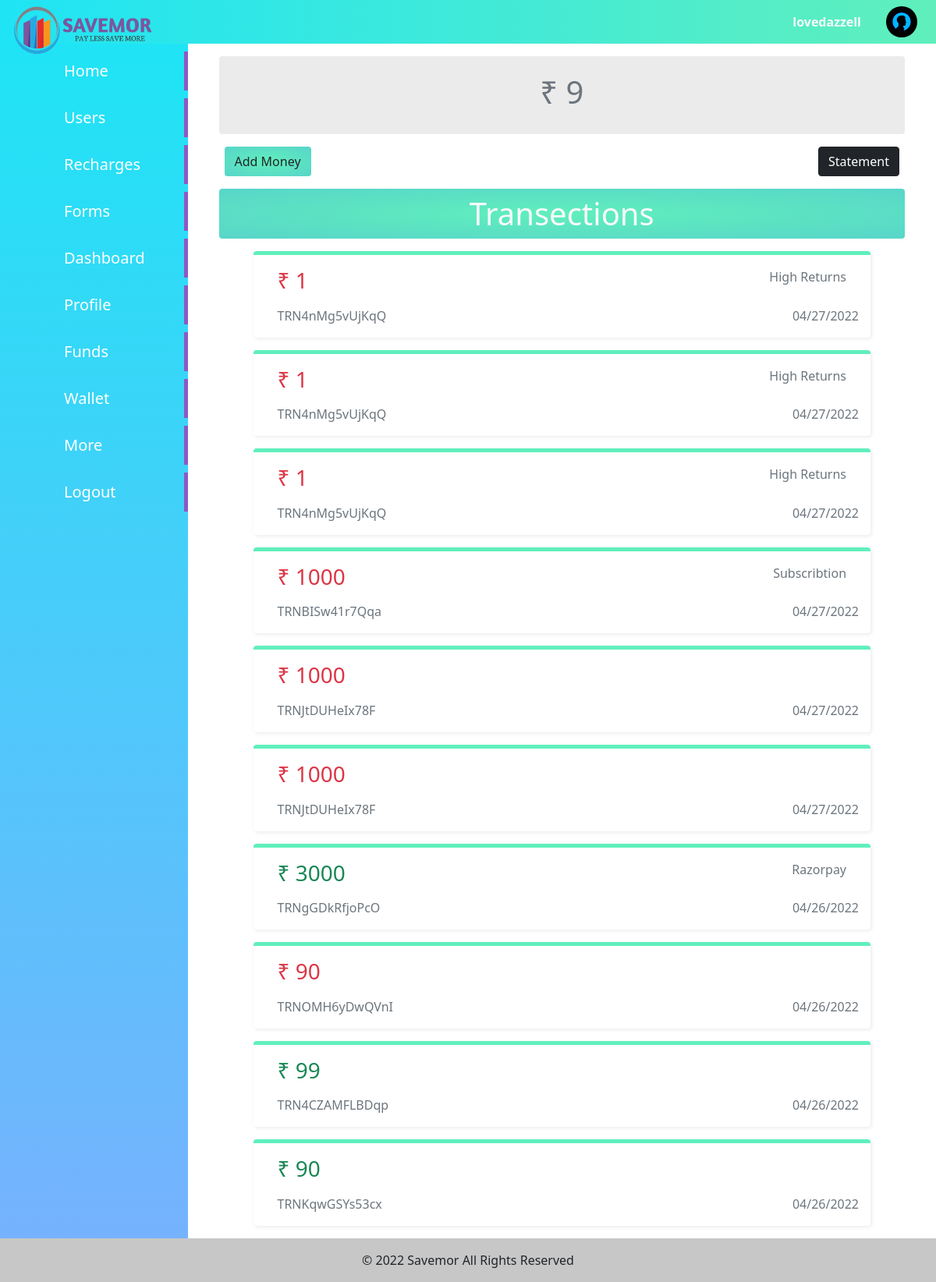
The app's page /core/wallet/ (signed in) with its own data.
### authentication/models.py (models this page shows)
class User(AbstractUser):
    username = models.CharField(max_length=50,blank = True, null = True)
    mobile = models.IntegerField(null=True,blank=True)
    status = models.CharField(max_length=100,default='I love Investments')
    profile_pic = models.ImageField(default='profile/profile.png',upload_to = 'profile')
    email = models.EmailField(unique=True)
    wallet = models.FloatField(default=0)
    kyc_status = models.BooleanField(default=False)
    kyc_pending = models.BooleanField(default=False)
    terms = models.BooleanField(default=False)
    distibutor_status = models.BooleanField(default=False)
    pin = models.IntegerField(null=True, blank= True)
    certificate_status = models.CharField(max_length=80,default='Regular')
    withdraw_amount = models.IntegerField(null=True)
    withdraw_status = models.BooleanField(default=False)
    Premium_user = models.BooleanField(default=False)
    premium_Created = models.DateField(null = True)
    refer_by = models.CharField(null=True,blank=True,max_length=70)
    USERNAME_FIELD = 'email'
    objects = UserManager()
    REQUIRED_FIELDS = []

### core/models.py (models this page shows)
class Wallet(models.Model):
    user = models.ForeignKey(User,null=True,related_name='user', on_delete=models.CASCADE)
    message = models.CharField(null=True,max_length=300)
    date = models.DateTimeField(auto_now_add = True,null=True)
    amount = models.IntegerField()
    transition_id  = models.CharField(max_length=70,null=True,blank=True)
    order_id  = models.CharField(max_length=70, null=True,blank=True)
    payment_status  = models.BooleanField(default=False)
    payment_get_or_send = models.CharField(null = True,max_length=40)

### core/views.py (the view)
# urls.py: path('wallet/',views.wallet,name = 'wallet'),
def wallet(request):
    print('--------',request.user)
    history = Wallet.objects.filter(user__email = request.user).exclude(payment_status = False).order_by('-date')[:10]
    balance = request.user.wallet
    if request.method == 'POST':
        form = WalletForm(request.POST)
        if form.is_valid():
            uamo = int(form.cleaned_data['amount'] * 100)
            uamount = form.cleaned_data['amount']
            umsg = form.cleaned_data['message']
            client =razorpay.Client(auth=('rzp_test_Vq2wtgCcPJuQaB','S78FPRPrEB8KPHQkHYWqMlEz'))
            payment = client.order.create({'amount':uamo,'currency':'INR','payment_capture':'1'})
            user_amount = Wallet(user = request.user ,message = 'Razorpay'+umsg,amount = uamount,transition_id=payment['id'],
            order_id=tran_id,payment_get_or_send='get',)
            user_amount.save()
            context = {'payment':payment,'form':form,'balance':balance,'history':history}
            return render(request,'core/wallet.html',context)
    else:
        form = WalletForm()
        context = {'form':form,'balance':balance,'history':history}
    return render(request,'core/wallet.html',context)

### core/templates/core/wallet.html (shortened to what this page needs)
{% extends "cust/base.html" %}
{% load static %}
{% block css %}
{{block.super}}
<link rel="stylesheet" href="{% static 'cust/css/wallet.css' %}" />
{% endblock css %}
{% block content %}
<div class=" col-11 my-3 mx-auto  rounded wallet" >
    <h1 class="text-muted text-center">₹ {{balance|floatformat:'-2'}}</h1>
</div>
<div class=" col-11 my-3 mx-auto  flex " >
{% if payment %}
  <button class="btn btn-dark" style="box-shadow: 1px 1px 5px red;"  type="submit" id="rzp-button1">Proceed to pay</button>
{% else %}
    <button type="button" class="btn " style=" background: radial-gradient(#60efbc, #58d5c9);"  data-bs-toggle="modal" data-bs-target="#staticBackdrop">
        Add Money
      </button>
      {% endif %}
    <a  class="btn btn-dark" href="#">Statement</a>
</div>
<div class=" col-11 my-3 mx-auto  rounded text-light " style=" background: radial-gradient(#60efbc, #58d5c9);" >
   <h1  class="text-center py-2" > Transections</h1>
</div>
<div class=" col-11 my-3 mx-auto " >
  {% for field in history  %}
  <div class="tran my-3 rounded">
    <div class="flex ">
      {% if field.payment_get_or_send == 'get' %}
      <h3 class="  my-3 px-4 text-success">₹ {{field.amount}}</h3>
      {% elif field.payment_get_or_send == 'send'  %}
      <h3 class="  my-3 px-4 text-danger">₹ {{field.amount}}</h3>
      {% endif %}
      {% if field.message != None %}
      <p class=" text-muted mx-4 mt-3">{{field.message}}</p>
      {% endif %}
    </div>
    <div class="flex">
        <p class=" text-muted mx-4">{{field.order_id}}</p>
        <p class="text-muted mx-2">{{field.date|date:'SHORT_DATE_FORMAT'}}</p>
    </div>
  </div>
  {% endfor %}
</div>
{% endblock content %}

### cust/templates/cust/base.html (shortened to what this page needs)
<!DOCTYPE html>
{% load static %}
<html lang="en">
  <head>
  {% block css %}
  <link rel="stylesheet" href="{% static 'cust/css/bootstrap.css' %}" />
  <link rel="stylesheet" href="{% static 'cust/css/style.css' %}" />
  {% endblock css %}
  </head>
  <body>
    <header>
      <nav class="top bg-theme">
        <ul class="nav p-2">
          <li class="nav-item  h-100">
            <h4 class="my-auto" >
              <img src="{% static 'cust/images/savemor_logo1.png' %}" class="mx-2 logo-full"  style="width: 180px; position:absolute; " alt="">
            </h4>
          </li>
        </ul>
        <ul class="nav p-2">
          <li class="d-flex align-items-center ">
            <a class="nav-link  text-light  " href="{% url 'editprofile' %}"><b class="text-light" >{{request.user.username}}</b></a>
          </li>
          <li class="d-flex align-items-center ">
            <a href="{% url 'editprofile' %}"><img src="{{request.user.profile_pic.url}}" style="width: 40px;height: 40px; border-radius: 50%;" class="mx-3" alt="" >
            </a>
          </li>
        </ul>
      </nav>
    </header>
    <div class="content">
      <div class="content1 bg-panel">
        <div class="leftbar">
          <ul>
            {% if request.user.is_superuser == True %}
            <li class="">
             <a href="{% url  'admindisplay'%}">Home</a>
           </li>
           <li class="">
             <a href="{% url  'allusers'%}">Users</a>
           </li>
           <li class="">
            <a href="{% url 'recharge_admin'   %}">Recharges</a>
          </li>
           <li class="">
             <a href="{% url  'allforms'%}">Forms</a>
           </li>
            {% endif %}
             <li class="">
               <a href="{% url  'profile'%}">Dashboard</a>
             </li>
             <li><a href="{% url  'editprofile'%}">Profile</a></li>
             <li><a href="{% url  'userfdform'%}">Funds</a></li>
             <li><a href="{% url  'wallet'%}">Wallet</a></li>
             <li><a href="{% url  'setting'%}">More</a></li>
             <li><a href="{% url 'userlogout' %}">Logout</a></li>
        </ul>
        </div>
      </div>
      <div class="content2">
{% block content %}
{% endblock content %}
</div>
</div>
<footer style="background-color: rgb(248, 248, 248);" class=" text-center   text-lg-start">
  <div class="text-center p-3" style="background-color: rgba(0, 0, 0, 0.2);">
    © 2022 Savemor
    <a class="text-dark text-decoration-none " href=""> All Rights Reserved </a>
  </div>
</footer>
  </body>
</html>

### cust/static/cust/css/style.css (style rules this page uses)
* { margin: 0; padding:0; }
.top { display:flex; justify-content :space-between; }
.bg-theme { background:linear-gradient(to right,#1fe4f5,#60efbc) ; }
.bg-panel { background:linear-gradient(to bottom,#1fe4f5,#76b2fe) ; }
.leftbar { height: auto; display: flex; justify-content: center; }
.leftbar ul li { list-style-type: none; border-right: 5px solid #8d59c2; margin-top: 10px; padding: 10px 50px; transition: 0.5s; }
.leftbar ul li a { text-decoration: none; font-size: 20px; font-weight: 500; color:rgb(255, 255, 255); }
.content { display: grid; grid-template-columns: 0.2fr 1fr; }
.logo-full { display: block; }

### cust/static/cust/css/wallet.css (style rules this page uses)
* { margin: 0; padding: 0; }
.wallet { background-color: rgb(235, 235, 235); height: 100px; display: flex; align-items: center; justify-content: center; }
.tran { width: 90%; margin:0 auto; box-shadow: 1.5px 1.5px 5px rgb(235, 235, 235); border-top: 5px solid #60efbc ; }
.flex { display: flex; justify-content: space-between; padding:0 7px ; }

### records on screen
User: user.username "lovedazzell", user.profile_pic (picture), wallet "9"
Wallet: amount "1", message "High Returns", order_id "TRN4nMg5vUjKqQ", date "04/27/2022"
Wallet: amount "1", message "High Returns", order_id "TRN4nMg5vUjKqQ", date "04/27/2022"
Wallet: amount "1", message "High Returns", order_id "TRN4nMg5vUjKqQ", date "04/27/2022"
Wallet: amount "1000", message "Subscribtion", order_id "TRNBISw41r7Qqa", date "04/27/2022"
Wallet: amount "1000", order_id "TRNJtDUHeIx78F", date "04/27/2022"
Wallet: amount "1000", order_id "TRNJtDUHeIx78F", date "04/27/2022"
Wallet: amount "3000", message "Razorpay", order_id "TRNgGDkRfjoPcO", date "04/26/2022"
Wallet: amount "90", order_id "TRNOMH6yDwQVnI", date "04/26/2022"
Wallet: amount "99", order_id "TRN4CZAMFLBDqp", date "04/26/2022"
Wallet: amount "90", order_id "TRNKqwGSYs53cx", date "04/26/2022"
